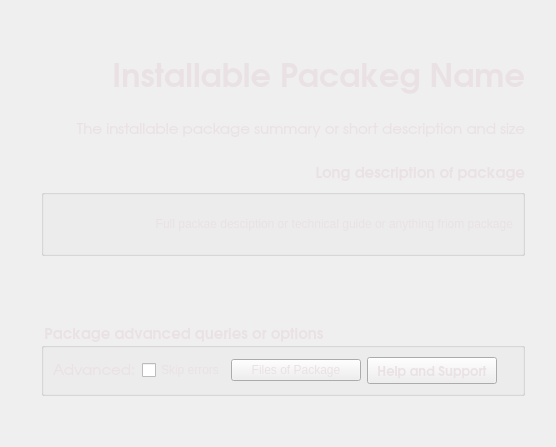
<?xml version="1.0" encoding="UTF-8"?>
<ui version="4.0">
 <class>installatorWidget</class>
 <widget class="QWidget" name="installatorWidget">
  <property name="geometry">
   <rect>
    <x>0</x>
    <y>0</y>
    <width>556</width>
    <height>447</height>
   </rect>
  </property>
  <property name="windowTitle">
   <string>More</string>
  </property>
  <property name="styleSheet">
   <string notr="true">color: rgb(234, 225, 228);</string>
  </property>
  <layout class="QGridLayout" name="gridLayout_7">
   <item row="2" column="0">
    <spacer name="horizontalSpacer_3">
     <property name="orientation">
      <enum>Qt::Horizontal</enum>
     </property>
     <property name="sizeType">
      <enum>QSizePolicy::Fixed</enum>
     </property>
     <property name="sizeHint" stdset="0">
      <size>
       <width>30</width>
       <height>20</height>
      </size>
     </property>
    </spacer>
   </item>
   <item row="3" column="1" colspan="3">
    <spacer name="verticalSpacer_3">
     <property name="orientation">
      <enum>Qt::Vertical</enum>
     </property>
     <property name="sizeType">
      <enum>QSizePolicy::Expanding</enum>
     </property>
     <property name="sizeHint" stdset="0">
      <size>
       <width>20</width>
       <height>20</height>
      </size>
     </property>
    </spacer>
   </item>
   <item row="1" column="4">
    <spacer name="horizontalSpacer_4">
     <property name="orientation">
      <enum>Qt::Horizontal</enum>
     </property>
     <property name="sizeType">
      <enum>QSizePolicy::Fixed</enum>
     </property>
     <property name="sizeHint" stdset="0">
      <size>
       <width>20</width>
       <height>20</height>
      </size>
     </property>
    </spacer>
   </item>
   <item row="1" column="1" rowspan="2" colspan="3">
    <layout class="QGridLayout" name="gridLayout_6">
     <item row="1" column="0">
      <widget class="QGroupBox" name="descriptGroupBox">
       <property name="font">
        <font>
         <family>URW Gothic L</family>
         <pointsize>11</pointsize>
         <weight>75</weight>
         <bold>true</bold>
         <underline>false</underline>
         <strikeout>false</strikeout>
        </font>
       </property>
       <property name="layoutDirection">
        <enum>Qt::RightToLeft</enum>
       </property>
       <property name="styleSheet">
        <string notr="true">color: rgb(234, 225, 228);</string>
       </property>
       <property name="title">
        <string/>
       </property>
       <property name="alignment">
        <set>Qt::AlignLeading|Qt::AlignLeft|Qt::AlignTop</set>
       </property>
       <property name="flat">
        <bool>true</bool>
       </property>
       <property name="checkable">
        <bool>false</bool>
       </property>
       <layout class="QGridLayout" name="gridLayout">
        <item row="0" column="1">
         <widget class="QLabel" name="packagedescription">
          <property name="sizePolicy">
           <sizepolicy hsizetype="Expanding" vsizetype="Expanding">
            <horstretch>0</horstretch>
            <verstretch>0</verstretch>
           </sizepolicy>
          </property>
          <property name="layoutDirection">
           <enum>Qt::RightToLeft</enum>
          </property>
          <property name="text">
           <string>Full packae desciption or technical guide or anything friom package</string>
          </property>
          <property name="alignment">
           <set>Qt::AlignRight|Qt::AlignTrailing|Qt::AlignVCenter</set>
          </property>
          <property name="wordWrap">
           <bool>true</bool>
          </property>
         </widget>
        </item>
        <item row="0" column="2">
         <spacer name="verticalSpacer">
          <property name="orientation">
           <enum>Qt::Vertical</enum>
          </property>
          <property name="sizeHint" stdset="0">
           <size>
            <width>20</width>
            <height>40</height>
           </size>
          </property>
         </spacer>
        </item>
       </layout>
      </widget>
     </item>
     <item row="3" column="0">
      <layout class="QVBoxLayout" name="verticalLayout">
       <item>
        <widget class="QGroupBox" name="groupBox_2">
         <property name="font">
          <font>
           <family>URW Gothic L</family>
           <pointsize>11</pointsize>
           <weight>75</weight>
           <bold>true</bold>
          </font>
         </property>
         <property name="styleSheet">
          <string notr="true"/>
         </property>
         <property name="title">
          <string>Package advanced queries or options</string>
         </property>
         <property name="flat">
          <bool>true</bool>
         </property>
         <layout class="QGridLayout" name="gridLayout_4">
          <item row="1" column="0">
           <widget class="QLabel" name="labelHelpPages">
            <property name="font">
             <font>
              <family>URW Gothic L</family>
              <pointsize>11</pointsize>
              <weight>50</weight>
              <bold>false</bold>
             </font>
            </property>
            <property name="styleSheet">
             <string notr="true"/>
            </property>
            <property name="text">
             <string>Advanced:</string>
            </property>
            <property name="scaledContents">
             <bool>true</bool>
            </property>
            <property name="wordWrap">
             <bool>true</bool>
            </property>
           </widget>
          </item>
          <item row="1" column="3">
           <widget class="QPushButton" name="pushButton">
            <property name="minimumSize">
             <size>
              <width>130</width>
              <height>0</height>
             </size>
            </property>
            <property name="text">
             <string>Files of Package</string>
            </property>
           </widget>
          </item>
          <item row="1" column="5">
           <spacer name="horizontalSpacer_2">
            <property name="orientation">
             <enum>Qt::Horizontal</enum>
            </property>
            <property name="sizeType">
             <enum>QSizePolicy::Expanding</enum>
            </property>
            <property name="sizeHint" stdset="0">
             <size>
              <width>30</width>
              <height>20</height>
             </size>
            </property>
           </spacer>
          </item>
          <item row="1" column="4">
           <widget class="QPushButton" name="buttonHelpPages">
            <property name="sizePolicy">
             <sizepolicy hsizetype="Fixed" vsizetype="Fixed">
              <horstretch>0</horstretch>
              <verstretch>0</verstretch>
             </sizepolicy>
            </property>
            <property name="minimumSize">
             <size>
              <width>130</width>
              <height>2</height>
             </size>
            </property>
            <property name="font">
             <font>
              <family>URW Gothic L</family>
              <pointsize>10</pointsize>
              <weight>75</weight>
              <bold>true</bold>
             </font>
            </property>
            <property name="text">
             <string>Help and Support</string>
            </property>
           </widget>
          </item>
          <item row="1" column="1">
           <widget class="QCheckBox" name="checkBox">
            <property name="text">
             <string>Skip errors</string>
            </property>
           </widget>
          </item>
         </layout>
        </widget>
       </item>
      </layout>
     </item>
     <item row="0" column="0">
      <layout class="QGridLayout" name="gridLayout_5">
       <item row="0" column="0">
        <layout class="QVBoxLayout" name="verticalLayout_2">
         <item>
          <widget class="QLabel" name="packageName">
           <property name="font">
            <font>
             <family>URW Gothic L</family>
             <pointsize>24</pointsize>
             <weight>75</weight>
             <bold>true</bold>
            </font>
           </property>
           <property name="text">
            <string>Installable Pacakeg Name</string>
           </property>
           <property name="alignment">
            <set>Qt::AlignRight|Qt::AlignTrailing|Qt::AlignVCenter</set>
           </property>
          </widget>
         </item>
         <item>
          <spacer name="verticalSpacer_5">
           <property name="orientation">
            <enum>Qt::Vertical</enum>
           </property>
           <property name="sizeType">
            <enum>QSizePolicy::Fixed</enum>
           </property>
           <property name="sizeHint" stdset="0">
            <size>
             <width>20</width>
             <height>20</height>
            </size>
           </property>
          </spacer>
         </item>
         <item>
          <widget class="QLabel" name="labelSummary">
           <property name="minimumSize">
            <size>
             <width>300</width>
             <height>0</height>
            </size>
           </property>
           <property name="font">
            <font>
             <family>URW Gothic L</family>
             <pointsize>11</pointsize>
            </font>
           </property>
           <property name="styleSheet">
            <string notr="true">color:rgb(234, 225, 228)</string>
           </property>
           <property name="text">
            <string>&lt;!DOCTYPE HTML PUBLIC &quot;-//W3C//DTD HTML 4.0//EN&quot; &quot;http://www.w3.org/TR/REC-html40/strict.dtd&quot;&gt;
&lt;html&gt;&lt;head&gt;&lt;meta name=&quot;qrichtext&quot; content=&quot;1&quot; /&gt;&lt;style type=&quot;text/css&quot;&gt;
p, li { white-space: pre-wrap; }
&lt;/style&gt;&lt;/head&gt;&lt;body style=&quot; font-family:'URW Gothic L'; font-size:11pt; font-weight:400; font-style:normal;&quot;&gt;
&lt;p style=&quot; margin-top:0px; margin-bottom:0px; margin-left:0px; margin-right:0px; -qt-block-indent:0; text-indent:0px;&quot;&gt;The installable package summary or short description and size&lt;/p&gt;&lt;/body&gt;&lt;/html&gt;</string>
           </property>
           <property name="alignment">
            <set>Qt::AlignRight|Qt::AlignTrailing|Qt::AlignVCenter</set>
           </property>
           <property name="wordWrap">
            <bool>true</bool>
           </property>
          </widget>
         </item>
         <item>
          <spacer name="verticalSpacer_6">
           <property name="orientation">
            <enum>Qt::Vertical</enum>
           </property>
           <property name="sizeType">
            <enum>QSizePolicy::Fixed</enum>
           </property>
           <property name="sizeHint" stdset="0">
            <size>
             <width>20</width>
             <height>15</height>
            </size>
           </property>
          </spacer>
         </item>
        </layout>
       </item>
       <item row="1" column="0">
        <widget class="QLabel" name="label">
         <property name="font">
          <font>
           <family>URW Gothic L</family>
           <pointsize>11</pointsize>
           <weight>75</weight>
           <bold>true</bold>
          </font>
         </property>
         <property name="layoutDirection">
          <enum>Qt::LeftToRight</enum>
         </property>
         <property name="text">
          <string>Long description of package</string>
         </property>
         <property name="alignment">
          <set>Qt::AlignRight|Qt::AlignTrailing|Qt::AlignVCenter</set>
         </property>
        </widget>
       </item>
      </layout>
     </item>
     <item row="2" column="0">
      <spacer name="verticalSpacer_4">
       <property name="orientation">
        <enum>Qt::Vertical</enum>
       </property>
       <property name="sizeHint" stdset="0">
        <size>
         <width>20</width>
         <height>40</height>
        </size>
       </property>
      </spacer>
     </item>
    </layout>
   </item>
   <item row="0" column="2">
    <spacer name="verticalSpacer_2">
     <property name="orientation">
      <enum>Qt::Vertical</enum>
     </property>
     <property name="sizeType">
      <enum>QSizePolicy::Expanding</enum>
     </property>
     <property name="sizeHint" stdset="0">
      <size>
       <width>20</width>
       <height>20</height>
      </size>
     </property>
    </spacer>
   </item>
  </layout>
 </widget>
 <resources/>
 <connections/>
</ui>
